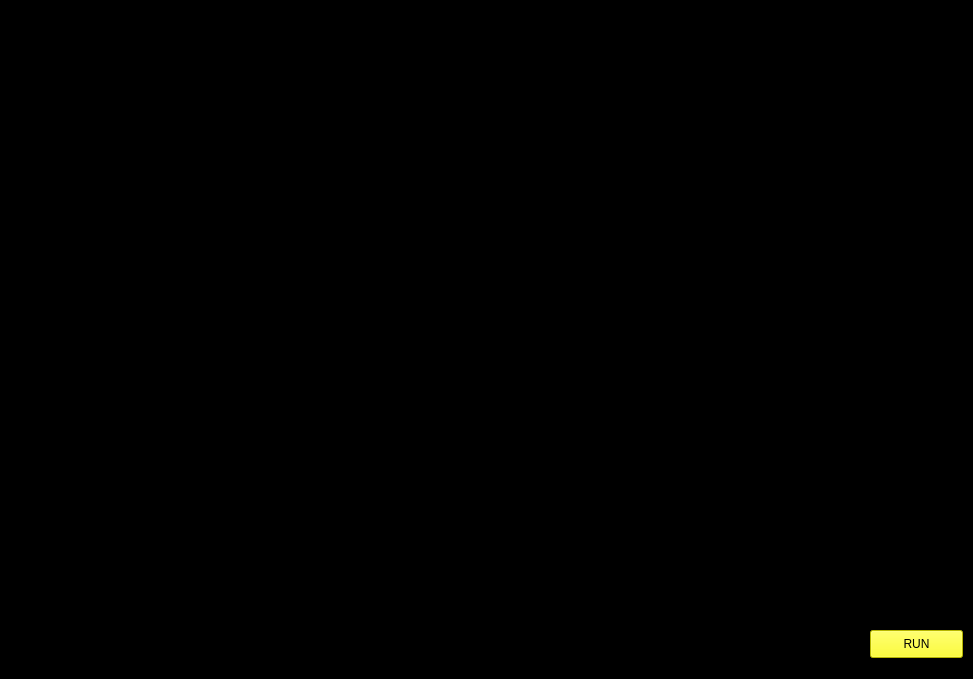
<?xml version="1.0" encoding="UTF-8"?>
<ui version="4.0">
 <class>MainWindow</class>
 <widget class="QMainWindow" name="MainWindow">
  <property name="geometry">
   <rect>
    <x>0</x>
    <y>0</y>
    <width>973</width>
    <height>679</height>
   </rect>
  </property>
  <property name="windowTitle">
   <string>MainWindow</string>
  </property>
  <property name="styleSheet">
   <string notr="true">background-color: rgb(0, 0, 0);</string>
  </property>
  <widget class="QWidget" name="centralwidget">
   <widget class="QLabel" name="label">
    <property name="geometry">
     <rect>
      <x>210</x>
      <y>130</y>
      <width>581</width>
      <height>421</height>
     </rect>
    </property>
    <property name="text">
     <string/>
    </property>
    <property name="pixmap">
     <pixmap>../../Downloads/tumblr_nrqm32yH3W1r6xm5co1_1280.gif</pixmap>
    </property>
    <property name="scaledContents">
     <bool>false</bool>
    </property>
   </widget>
   <widget class="QLabel" name="label_2">
    <property name="geometry">
     <rect>
      <x>20</x>
      <y>20</y>
      <width>471</width>
      <height>111</height>
     </rect>
    </property>
    <property name="text">
     <string/>
    </property>
    <property name="pixmap">
     <pixmap>../../Downloads/is.gif</pixmap>
    </property>
   </widget>
   <widget class="QPushButton" name="pushButton">
    <property name="geometry">
     <rect>
      <x>870</x>
      <y>630</y>
      <width>93</width>
      <height>28</height>
     </rect>
    </property>
    <property name="styleSheet">
     <string notr="true">background-color: rgb(255, 255, 0);</string>
    </property>
    <property name="text">
     <string>RUN</string>
    </property>
   </widget>
  </widget>
 </widget>
 <resources/>
 <connections/>
</ui>
